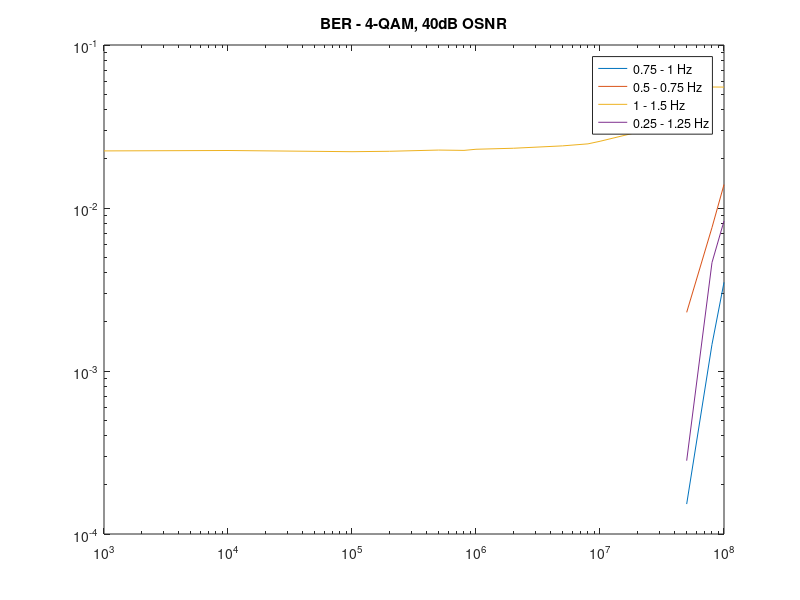
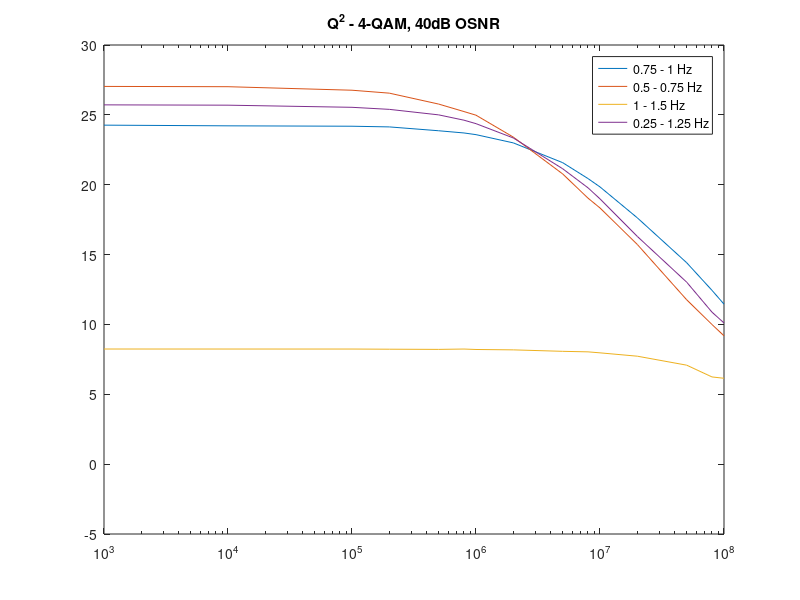
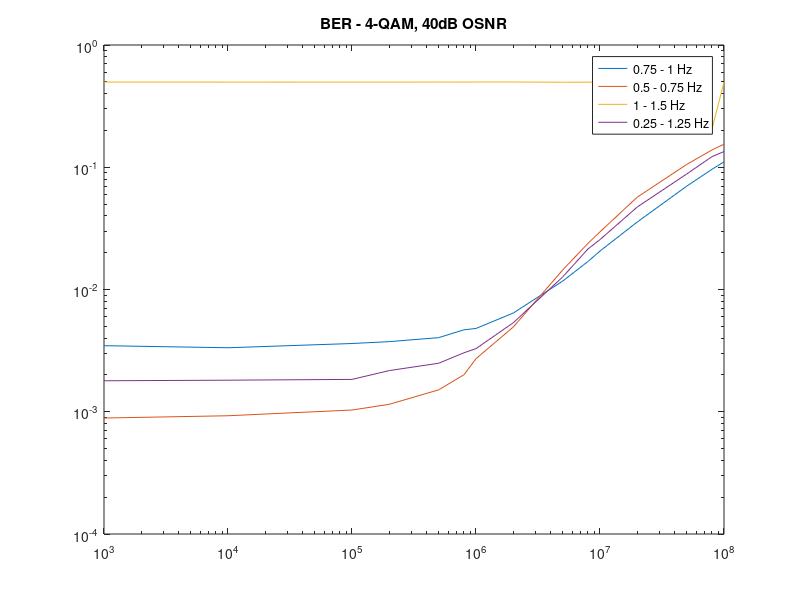
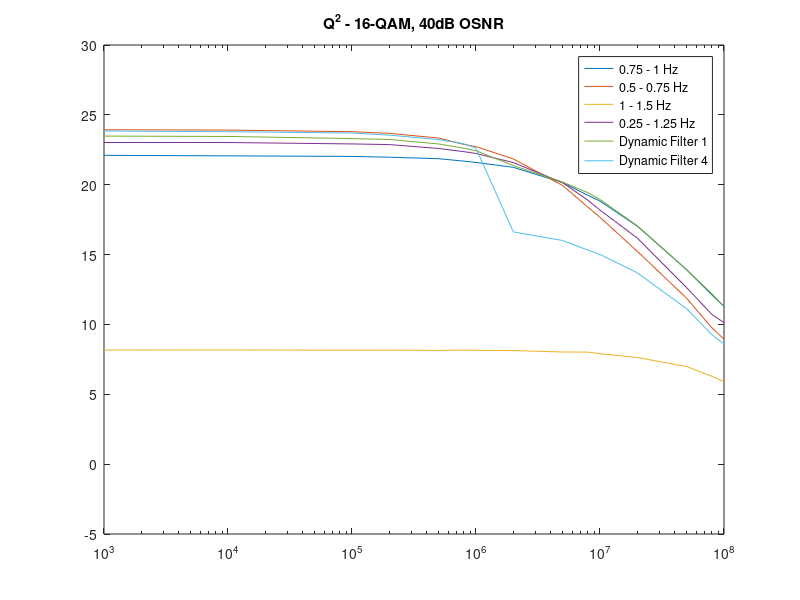

These figures' MATLAB source, in order:
%%%%%%%%%%%%%%%%%%%%%%%%%%%%%%%%%%%%%%%%%%%%%%%%%%%%%%%%%%%%%%%%%%%%%%%%%%%
%                         Final Year Project                              %
%                               2020                                      %
%%%%%%%%%%%%%%%%%%%%%%%%%%%%%%%%%%%%%%%%%%%%%%%%%%%%%%%%%%%%%%%%%%%%%%%%%%%
% Written by: Emily Harrison (ID: 28761537)
% Supervised by: Dr Bill Corcoran

% PROJECT AIM: produce an optical communications system that uses Optical
% Injection Locking to improve the reliability of the system

% THE PROJECT focuses on M-QAM signals, where M is between 4 and 256. It
% uses linewidths ranging from 1kHz to 10MHz. Transmission speeds are
% between 100Gbps and 1Tbps over distances up to 5000km.

% THIS SCRIPT aims to find the optimal filter width for the brick-wall
% filter that will give the most consistent phase recovery across all
% linewidths. This will be done by comparing the BER and Q^2 values across
% the QAM modulation levels. 
% The width and the frequencies of the pass/stop bands will be altered.

% NAMING of variables follows the pattern of "Metric""M-QAM"_"passband Hz"
% _"stopband Hz", except where the filter characteristics change
% dynamically across the linewidth range

%% Housekeeping
close all; clear all; clc;

% All graphs cover the following laser linewidths
Laser = [1e3, 1e4, 1e5, 2e5, 5e5, 8e5, 1e6, 2e6, 5e6, 8e6, 1e7, 2e7, 5e7, 8e7, 1e8]; %[Hz]

%% 4-QAM
% filters implemented with pass/stop of 0.75/1 Hz across all linewidths
BER4_075_1 = [0, 0, 0, 0, 0, 0, 0, 0, 0, 0, 0, 0, 0.00015263, 0.0014559, 0.0034988];
Q4_075_1 = [24.2639, 24.2148, 24.1867, 24.1379, 23.8623, 23.7044, 23.5841, 22.9936, 21.5793, 20.4413, 19.842, 17.6293, 14.4173, 12.4406, 11.4519];

% filters implemented with pass/stop of 0.5/0.75 Hz across all linewidths
BER4_05_075 = [0, 0, 0, 0, 0, 0, 0, 0, 0, 0, 0, 0, 0.0022895, 0.0075847, 0.013925];
Q4_05_075 = [27.036, 27.0154, 26.7635, 26.5539, 25.772, 25.236, 24.9764, 23.4076, 20.7718, 19.0403, 18.3361, 15.7227, 11.765, 9.9953, 9.1861];

% filters implemented with pass/stop of 1/1.5 Hz across all linewidths
BER4_1_15 = [0.022402, 0.022531, 0.022155, 0.022284, 0.022672, 0.022566, 0.02293, 0.023259, 0.024057, 0.02475, 0.025666, 0.029165, 0.038064, 0.055253, 0.055182];
Q4_1_15 = [8.2402, 8.2393, 8.2387, 8.227, 8.2141, 8.239, 8.2069, 8.1798, 8.075, 8.0374, 7.9667, 7.7267, 7.0845, 6.2419, 6.1458];

% filters implemented with pass/stop 0.25/1.25 Hz across all linewidths
BER4_025_125 = [0, 0, 0, 0, 0, 0, 0, 0, 0, 0, 0, 0, 0.00028178, 0.0046259, 0.0083243];
Q4_025_125 = [25.7159, 25.6931, 25.5403, 25.3937, 24.9993, 24.6189, 24.3706, 23.3458, 21.1433, 19.779, 18.9869, 16.2984, 13.0255, 10.8793, 10.106];

figure(1)
loglog(Laser, BER4_075_1, Laser, BER4_05_075, Laser, BER4_1_15, Laser, BER4_025_125)
title('BER - 4-QAM, 40dB OSNR')
legend('0.75 - 1 Hz', '0.5 - 0.75 Hz', '1 - 1.5 Hz', '0.25 - 1.25 Hz')
legend('Location', 'best')

figure(2)
semilogx(Laser, Q4_075_1, Laser, Q4_05_075, Laser, Q4_1_15, Laser, Q4_025_125)
ylim([-5 30])
title('Q^2 - 4-QAM, 40dB OSNR')
legend('0.75 - 1 Hz', '0.5 - 0.75 Hz', '1 - 1.5 Hz', '0.25 - 1.25 Hz')
legend('Location', 'best')

%% 16-QAM
% filters implemented with pass/stop of 0.75/1 Hz across all linewidths
BER16_075_1 = [0, 0, 0, 0, 1.7611e-05, 0, 5.8705e-06, 2.9352e-05, 8.2187e-05, 0.00037571, 0.00061053, 0.003446, 0.018398, 0.03443, 0.043706];
Q16_075_1 = [22.1024, 22.0659, 22.0258, 21.9706, 21.861, 21.6876, 21.5927, 21.2437, 20.1524, 19.2386, 18.8309, 17.0311, 13.9157, 12.1114, 11.2764];

% filters implemented with pass/stop of 0.5/0.75 Hz across all linewidths
BER16_05_075 = [0, 0, 0, 0, 0, 0, 0, 0, 0.00013502, 0.00082187, 0.0021134, 0.010402, 0.03824, 0.066524, 0.078236];
Q16_05_075 = [23.9371, 23.9118, 23.7948, 23.676, 23.3421, 22.8817, 22.7282, 21.8475, 19.9448, 18.3904, 17.6679, 15.2337, 11.8709, 9.7491, 8.9484];

% filters implemented with pass/stop of 1/1.5 Hz across all linewidths
BER16_1_15 = [0.091444, 0.091585, 0.091932, 0.091632, 0.092119, 0.091844, 0.092319, 0.092102, 0.094016, 0.093916, 0.096792, 0.10016, 0.11324, 0.12559, 0.13334];
Q16_1_15 = [8.1663, 8.1712, 8.1545, 8.159, 8.1412, 8.1615, 8.1477, 8.1303, 8.0265, 8.02, 7.9028, 7.6341, 6.9852, 6.2817, 5.908];

% filters implemented with pass/stop 0.25/1.25 Hz across all linewidths
BER16_025_125 = [0, 0, 0, 0, 0, 0, 0, 5.8705e-06, 3.5223e-05, 0.00047551, 0.0010156, 0.0054948, 0.02947, 0.052488, 0.060519];
Q16_025_125 = [23.0217, 23.0198, 22.9194, 22.8732, 22.5944, 22.3645, 22.2356, 21.5834, 20.1453, 18.8811, 18.1851, 16.1807, 12.6299, 10.7061, 10.1267];

% dynamic filter: 0.5/0.75 for low, 0.75/1 for high linewidths
BER_dyn = [0, 0, 0, 0, 0, 0, 0, 2.3482e-05, 4.1093e-05, 0.00031114, 0.00060466, 0.0034225, 0.018292, 0.033802, 0.044017];
Q_dyn = [23.4796, 23.4543, 23.3028, 23.2396, 22.9164, 22.6129, 22.4322, 21.3693, 20.1871, 19.4277, 18.9416, 17.0632, 13.9102, 12.1838, 11.2878];

% dynamic filter: 0.5/0.75 for low, 0.5/1.5 for high
BER_dyn3 = [0, 0, 0, 0, 0, 0, 0, 0.0039039, 0.0058529, 0.0092284, 0.010661, 0.019948, 0.045925, 0.071978, 0.081887];
Q_dyn3 = [23.8423, 23.7952, 23.7007, 23.5483, 23.2314, 22.9278, 22.614, 16.6245, 16.0045, 15.3184, 15.0084, 13.6936, 11.1198, 9.2597, 8.6039];

figure(3)
loglog(Laser, BER16_075_1, Laser, BER16_05_075, Laser, BER16_1_15, Laser, BER16_025_125, Laser, BER_dyn, Laser, BER_dyn3)
title('BER - 16-QAM, 40dB OSNR')
legend('0.75 - 1 Hz', '0.5 - 0.75 Hz', '1 - 1.5 Hz', '0.25 - 1.25 Hz', 'Dynamic Filter 1', 'Dynamic Filter 4')
legend('Location', 'best')

figure(4)
semilogx(Laser, Q16_075_1, Laser, Q16_05_075, Laser, Q16_1_15, Laser, Q16_025_125, Laser, Q_dyn, Laser, Q_dyn3)
ylim([-5 30])
title('Q^2 - 16-QAM, 40dB OSNR')
legend('0.75 - 1 Hz', '0.5 - 0.75 Hz', '1 - 1.5 Hz', '0.25 - 1.25 Hz', 'Dynamic Filter 1', 'Dynamic Filter 4')
legend('Location', 'best')

%% 64-QAM
% filters implemented with pass/stop of 0.75/1 Hz across all linewidths
BER64_075_1 = [0.0034714, 0.0033383, 0.0036162, 0.0037454, 0.0040389, 0.0046807, 0.004802, 0.0064223, 0.01171, 0.01695, 0.020641, 0.035689, 0.069988, 0.096225, 0.11071];
Q64_075_1 = [21.4713, 21.4841, 21.4391, 21.4067, 21.2906, 21.1429, 21.0989, 20.7229, 19.8184, 19.0245, 18.5451, 16.9087, 13.8657, 12.084, 11.1393];

% filters implemented with pass/stop of 0.5/0.75 Hz across all linewidths
BER64_05_075 = [0.0008884, 0.00092753, 0.0010332, 0.0011506, 0.0015107, 0.0020077, 0.0027161, 0.004939, 0.014434, 0.023877, 0.02963, 0.056998, 0.10541, 0.13852, 0.15423];
Q64_05_075 = [22.8845, 22.8694, 22.7583, 22.6646, 22.4209, 22.148, 21.862, 21.1296, 19.4012, 18.1993, 17.5121, 15.0143, 11.5409, 9.6617, 8.8294];

% filters implemented with pass/stop of 1/1.5 Hz across all linewidths
BER64_1_15 = [0.49775, 0.49753, 0.49734, 0.49726, 0.49784, 0.4975, 0.4982, 0.49813, 0.49613, 0.49645, 0.49636, 0.18842, 0.19473, 0.20544, 0.49716];
Q64_1_15 = [-2.9719, -2.9714, -2.9696, -2.9915, -2.9814, -2.9949, -2.9802, -2.9786, -2.9912, -2.9675, -2.9738, 7.2996, 6.8807, 6.3226, -3.0185];

% filters implemented with pass/stop 0.25/1.25 Hz across all linewidths
BER64_025_125 = [0.0017925, 0.001812, 0.0018394, 0.0021721, 0.002493, 0.003037, 0.0032836, 0.00535, 0.012665, 0.021462, 0.025595, 0.047336, 0.088038, 0.12218, 0.13443];
Q64_025_125 = [22.0911, 22.0939, 22.0246, 21.9181, 21.756, 21.5497, 21.435, 20.8714, 19.5887, 18.4648, 17.971, 15.8225, 12.7458, 10.5028, 9.7944];

figure(3)
loglog(Laser, BER64_075_1, Laser, BER64_05_075, Laser, BER64_1_15, Laser, BER64_025_125)
title('BER - 4-QAM, 40dB OSNR')
legend('0.75 - 1 Hz', '0.5 - 0.75 Hz', '1 - 1.5 Hz', '0.25 - 1.25 Hz')
legend('Location', 'best')

figure(6)
semilogx(Laser, Q64_075_1, Laser, Q64_05_075, Laser, Q64_1_15, Laser, Q64_025_125)
ylim([-5 30])
title('Q^2 - 64-QAM, 40dB OSNR')
legend('0.75 - 1 Hz', '0.5 - 0.75 Hz', '1 - 1.5 Hz', '0.25 - 1.25 Hz')
legend('Location', 'best')